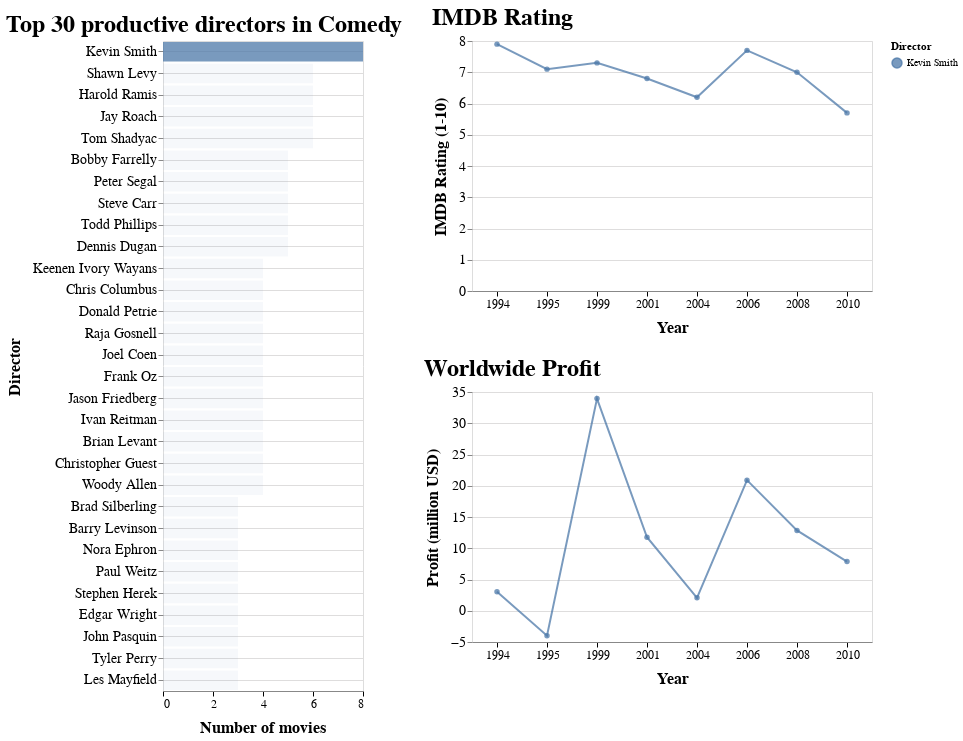

Notebook code cell kept with this figure:
### Code cell
make_plot(genre = 'Comedy')

### Figure 1 — Vega-Lite specification as saved in the notebook (floating-point values rounded to 4 significant figures)
{"$schema": "https://vega.github.io/schema/vega-lite/v3.4.0.json", "config": {"axisX": {"domain": true, "domainWidth": 1, "grid": false, "gridColor": "#DEDDDD", "labelAngle": 0, "labelFont": "Arial", "labelFontSize": 12, "tickColor": "#000000", "tickSize": 5, "title": "X Axis Title (units)", "titleFont": "Arial", "titleFontSize": 16, "titlePadding": 10}, "axisY": {"domain": false, "grid": true, "gridColor": "#DEDDDD", "gridWidth": 1, "labelAngle": 0, "labelFont": "Arial", "labelFontSize": 14, "title": "Y Axis Title (units)", "titleFont": "Arial", "titleFontSize": 16, "titlePadding": 10}, "title": {"anchor": "start", "font": "Arial", "fontColor": "#000000", "fontSize": 24}, "view": {"height": 300, "width": 400}}, "datasets": {"data-1de48c468e58f005d5bb31c1f5b9267d": [{"Count": 8, "Director": "Kevin Smith", "Major_Genre": "Comedy"}, {"Count": 6, "Director": "Shawn Levy", "Major_Genre": "Comedy"}, {"Count": 6, "Director": "Harold Ramis", "Major_Genre": "Comedy"}, {"Count": 6, "Director": "Jay Roach", "Major_Genre": "Comedy"}, {"Count": 6, "Director": "Tom Shadyac", "Major_Genre": "Comedy"}, {"Count": 5, "Director": "Bobby Farrelly", "Major_Genre": "Comedy"}, {"Count": 5, "Director": "Peter Segal", "Major_Genre": "Comedy"}, {"Count": 5, "Director": "Steve Carr", "Major_Genre": "Comedy"}, {"Count": 5, "Director": "Todd Phillips", "Major_Genre": "Comedy"}, {"Count": 5, "Director": "Dennis Dugan", "Major_Genre": "Comedy"}, {"Count": 4, "Director": "Keenen Ivory Wayans", "Major_Genre": "Comedy"}, {"Count": 4, "Director": "Chris Columbus", "Major_Genre": "Comedy"}, {"Count": 4, "Director": "Donald Petrie", "Major_Genre": "Comedy"}, {"Count": 4, "Director": "Raja Gosnell", "Major_Genre": "Comedy"}, {"Count": 4, "Director": "Joel Coen", "Major_Genre": "Comedy"}, {"Count": 4, "Director": "Frank Oz", "Major_Genre": "Comedy"}, {"Count": 4, "Director": "Jason Friedberg", "Major_Genre": "Comedy"}, {"Count": 4, "Director": "Ivan Reitman", "Major_Genre": "Comedy"}, {"Count": 4, "Director": "Brian Levant", "Major_Genre": "Comedy"}, {"Count": 4, "Director": "Christopher Guest", "Major_Genre": "Comedy"}, {"Count": 4, "Director": "Woody Allen", "Major_Genre": "Comedy"}, {"Count": 3, "Director": "Brad Silberling", "Major_Genre": "Comedy"}, {"Count": 3, "Director": "Barry Levinson", "Major_Genre": "Comedy"}, {"Count": 3, "Director": "Nora Ephron", "Major_Genre": "Comedy"}, {"Count": 3, "Director": "Paul Weitz", "Major_Genre": "Comedy"}, {"Count": 3, "Director": "Stephen Herek", "Major_Genre": "Comedy"}, {"Count": 3, "Director": "Edgar Wright", "Major_Genre": "Comedy"}, {"Count": 3, "Director": "John Pasquin", "Major_Genre": "Comedy"}, {"Count": 3, "Director": "Tyler Perry", "Major_Genre": "Comedy"}, {"Count": 3, "Director": "Les Mayfield", "Major_Genre": "Comedy"}], "data-b2b71579100f23351480873e3c0777b7": [{"Count": 6, "Director": "Tom Shadyac", "IMDB_Rating": 6.6, "MPAA_Rating": "PG-13", "Major_Genre": "Comedy", "Profit_Million": 95.22, "Title": "Ace Ventura: Pet Detective", "Year": 1994}, {"Count": 6, "Director": "Tom Shadyac", "IMDB_Rating": 5.6, "MPAA_Rating": "PG-13", "Major_Genre": "Comedy", "Profit_Million": 218.8, "Title": "The Nutty Professor", "Year": 1996}, {"Count": 6, "Director": "Tom Shadyac", "IMDB_Rating": 5.5, "MPAA_Rating": "PG", "Major_Genre": "Comedy", "Profit_Million": -1.781, "Title": "Evan Almighty", "Year": 2007}, {"Count": 6, "Director": "Tom Shadyac", "IMDB_Rating": 6.6, "MPAA_Rating": "PG-13", "Major_Genre": "Comedy", "Profit_Million": 404.0, "Title": "Bruce Almighty", "Year": 2003}, {"Count": 6, "Director": "Tom Shadyac", "IMDB_Rating": 6.7, "MPAA_Rating": "PG-13", "Major_Genre": "Comedy", "Profit_Million": 257.7, "Title": "Liar Liar", "Year": 1997}, {"Count": 6, "Director": "Tom Shadyac", "IMDB_Rating": 6.3, "MPAA_Rating": "PG-13", "Major_Genre": "Comedy", "Profit_Million": 152.2, "Title": "Patch Adams", "Year": 1998}, {"Count": 8, "Director": "Kevin Smith", "IMDB_Rating": 7.9, "MPAA_Rating": "R", "Major_Genre": "Comedy", "Profit_Million": 3.046, "Title": "Clerks", "Year": 1994}, {"Count": 8, "Director": "Kevin Smith", "IMDB_Rating": 7.1, "MPAA_Rating": "R", "Major_Genre": "Comedy", "Profit_Million": -3.992, "Title": "Mallrats", "Year": 1995}, {"Count": 8, "Director": "Kevin Smith", "IMDB_Rating": 5.7, "MPAA_Rating": "R", "Major_Genre": "Comedy", "Profit_Million": 7.875, "Title": "Cop Out", "Year": 2010}, {"Count": 8, "Director": "Kevin Smith", "IMDB_Rating": 7.7, "MPAA_Rating": "R", "Major_Genre": "Comedy", "Profit_Million": 20.89, "Title": "Clerks II", "Year": 2006}, {"Count": 8, "Director": "Kevin Smith", "IMDB_Rating": 7.3, "MPAA_Rating": "R", "Major_Genre": "Comedy", "Profit_Million": 33.95, "Title": "Dogma", "Year": 1999}, {"Count": 8, "Director": "Kevin Smith", "IMDB_Rating": 6.2, "MPAA_Rating": "PG-13", "Major_Genre": "Comedy", "Profit_Million": 2.066, "Title": "Jersey Girl", "Year": 2004}, {"Count": 8, "Director": "Kevin Smith", "IMDB_Rating": 6.8, "MPAA_Rating": "R", "Major_Genre": "Comedy", "Profit_Million": 11.76, "Title": "Jay and Silent Bob Strike Back", "Year": 2001}, {"Count": 8, "Director": "Kevin Smith", "IMDB_Rating": 7, "MPAA_Rating": "R", "Major_Genre": "Comedy", "Profit_Million": 12.85, "Title": "Zack and Miri Make a Porno", "Year": 2008}, {"Count": 3, "Director": "Brad Silberling", "IMDB_Rating": 5.7, "MPAA_Rating": "PG", "Major_Genre": "Comedy", "Profit_Million": 227.3, "Title": "Casper", "Year": 1995}, {"Count": 3, "Director": "Brad Silberling", "IMDB_Rating": 5.3, "MPAA_Rating": "PG-13", "Major_Genre": "Comedy", "Profit_Million": -30.45, "Title": "Land of the Lost", "Year": 2009}, {"Count": 3, "Director": "Brad Silberling", "IMDB_Rating": 6.9, "MPAA_Rating": "PG", "Major_Genre": "Comedy", "Profit_Million": 101.6, "Title": "Lemony Snicket's A Series of Unfortunate Events", "Year": 2004}, {"Count": 5, "Director": "Bobby Farrelly", "IMDB_Rating": 7.2, "MPAA_Rating": "PG-13", "Major_Genre": "Comedy", "Profit_Million": 230.4, "Title": "Dumb & Dumber", "Year": 1994}, {"Count": 5, "Director": "Bobby Farrelly", "IMDB_Rating": 6.7, "MPAA_Rating": "R", "Major_Genre": "Comedy", "Profit_Million": 7.223, "Title": "Kingpin", "Year": 1996}, {"Count": 5, "Director": "Bobby Farrelly", "IMDB_Rating": 6.3, "MPAA_Rating": "PG-13", "Major_Genre": "Comedy", "Profit_Million": 10.07, "Title": "Fever Pitch", "Year": 2005}, {"Count": 5, "Director": "Bobby Farrelly", "IMDB_Rating": 6, "MPAA_Rating": "PG", "Major_Genre": "Comedy", "Profit_Million": -56.4, "Title": "Osmosis Jones", "Year": 2001}, {"Count": 5, "Director": "Bobby Farrelly", "IMDB_Rating": 5.9, "MPAA_Rating": "PG-13", "Major_Genre": "Comedy", "Profit_Million": 8.537, "Title": "Stuck On You", "Year": 2003}, {"Count": 4, "Director": "Brian Levant", "IMDB_Rating": 4.6, "MPAA_Rating": "PG", "Major_Genre": "Comedy", "Profit_Million": 313.5, "Title": "The Flintstones", "Year": 1994}, {"Count": 4, "Director": "Brian Levant", "IMDB_Rating": 4.9, "MPAA_Rating": "PG", "Major_Genre": "Comedy", "Profit_Million": 69.83, "Title": "Jingle All the Way", "Year": 1996}, {"Count": 4, "Director": "Brian Levant", "IMDB_Rating": 4.9, "MPAA_Rating": "PG", "Major_Genre": "Comedy", "Profit_Million": 83.01, "Title": "Snow Dogs", "Year": 2002}, {"Count": 4, "Director": "Brian Levant", "IMDB_Rating": 3.3, "MPAA_Rating": "PG", "Major_Genre": "Comedy", "Profit_Million": 1.431, "Title": "The Flintstones in Viva Rock Vegas", "Year": 2000}, {"Count": 4, "Director": "Ivan Reitman", "IMDB_Rating": 6.8, "MPAA_Rating": "PG", "Major_Genre": "Comedy", "Profit_Million": 261.6, "Title": "Ghostbusters", "Year": 1984}, {"Count": 4, "Director": "Ivan Reitman", "IMDB_Rating": 6.8, "MPAA_Rating": "R", "Major_Genre": "Comedy", "Profit_Million": 75.3, "Title": "Stripes", "Year": 1981}, {"Count": 4, "Director": "Ivan Reitman", "IMDB_Rating": 5.9, "MPAA_Rating": "PG-13", "Major_Genre": "Comedy", "Profit_Million": 18.34, "Title": "Evolution", "Year": 2001}, {"Count": 4, "Director": "Ivan Reitman", "IMDB_Rating": 4.8, "MPAA_Rating": "PG-13", "Major_Genre": "Comedy", "Profit_Million": -49.32, "Title": "Father's Day", "Year": 1997}, {"Count": 6, "Director": "Harold Ramis", "IMDB_Rating": 8.2, "MPAA_Rating": "PG", "Major_Genre": "Comedy", "Profit_Million": 56.31, "Title": "Groundhog Day", "Year": 1993}, {"Count": 6, "Director": "Harold Ramis", "IMDB_Rating": 5.7, "MPAA_Rating": "PG-13", "Major_Genre": "Comedy", "Profit_Million": -24.87, "Title": "Multiplicity", "Year": 1996}, {"Count": 6, "Director": "Harold Ramis", "IMDB_Rating": 5.6, "MPAA_Rating": "R", "Major_Genre": "Comedy", "Profit_Million": -5.005, "Title": "Analyze That", "Year": 2002}, {"Count": 6, "Director": "Harold Ramis", "IMDB_Rating": 6.6, "MPAA_Rating": "R", "Major_Genre": "Comedy", "Profit_Million": 146.9, "Title": "Analyze This", "Year": 1999}, {"Count": 6, "Director": "Harold Ramis", "IMDB_Rating": 5.9, "MPAA_Rating": "PG-13", "Major_Genre": "Comedy", "Profit_Million": 42.38, "Title": "Bedazzled", "Year": 2000}, {"Count": 6, "Director": "Harold Ramis", "IMDB_Rating": 5, "MPAA_Rating": "PG-13", "Major_Genre": "Comedy", "Profit_Million": -2.395, "Title": "Year One", "Year": 2009}, {"Count": 4, "Director": "Chris Columbus", "IMDB_Rating": 5.8, "MPAA_Rating": "PG", "Major_Genre": "Comedy", "Profit_Million": 339.0, "Title": "Home Alone 2: Lost in New York", "Year": 1992}, {"Count": 4, "Director": "Chris Columbus", "IMDB_Rating": 7, "MPAA_Rating": "PG", "Major_Genre": "Comedy", "Profit_Million": 461.7, "Title": "Home Alone", "Year": 1990}, {"Count": 4, "Director": "Chris Columbus", "IMDB_Rating": 6.6, "MPAA_Rating": "PG-13", "Major_Genre": "Comedy", "Profit_Million": 416.3, "Title": "Mrs. Doubtfire", "Year": 1993}, {"Count": 4, "Director": "Chris Columbus", "IMDB_Rating": 5.9, "MPAA_Rating": "PG-13", "Major_Genre": "Comedy", "Profit_Million": -1.617, "Title": "I Love You, Beth Cooper", "Year": 2009}, {"Count": 5, "Director": "Dennis Dugan", "IMDB_Rating": 6.9, "MPAA_Rating": "PG-13", "Major_Genre": "Comedy", "Profit_Million": 28.62, "Title": "Happy Gilmore", "Year": 1996}, {"Count": 5, "Director": "Dennis Dugan", "IMDB_Rating": 4.7, "MPAA_Rating": "PG-13", "Major_Genre": "Comedy", "Profit_Million": 204.8, "Title": "Big Daddy", "Year": 1999}, {"Count": 5, "Director": "Dennis Dugan", "IMDB_Rating": 5.4, "MPAA_Rating": "PG-13", "Major_Genre": "Comedy", "Profit_Million": 29.84, "Title": "The Benchwarmers", "Year": 2006}, {"Count": 5, "Director": "Dennis Dugan", "IMDB_Rating": 6.1, "MPAA_Rating": "PG-13", "Major_Genre": "Comedy", "Profit_Million": 100.7, "Title": "I Now Pronounce You Chuck and Larry", "Year": 2007}, {"Count": 5, "Director": "Dennis Dugan", "IMDB_Rating": 5.6, "MPAA_Rating": "R", "Major_Genre": "Comedy", "Profit_Million": -2.648, "Title": "Saving Silverman", "Year": 2001}, {"Count": 4, "Director": "Joel Coen", "IMDB_Rating": 7.4, "MPAA_Rating": "PG", "Major_Genre": "Comedy", "Profit_Million": -25.06, "Title": "The Hudsucker Proxy", "Year": 1994}, {"Count": 4, "Director": "Joel Coen", "IMDB_Rating": 7.2, "MPAA_Rating": "R", "Major_Genre": "Comedy", "Profit_Million": 23.71, "Title": "A Serious Man", "Year": 2009}, {"Count": 4, "Director": "Joel Coen", "IMDB_Rating": 8.2, "MPAA_Rating": "R", "Major_Genre": "Comedy", "Profit_Million": 31.19, "Title": "The Big Lebowski", "Year": 1998}, {"Count": 4, "Director": "Joel Coen", "IMDB_Rating": 6.2, "MPAA_Rating": "R", "Major_Genre": "Comedy", "Profit_Million": 42.69, "Title": "The Ladykillers", "Year": 2004}, {"Count": 3, "Director": "Stephen Herek", "IMDB_Rating": 5.9, "MPAA_Rating": "PG", "Major_Genre": "Comedy", "Profit_Million": 40.75, "Title": "The Mighty Ducks", "Year": 1992}, {"Count": 3, "Director": "Stephen Herek", "IMDB_Rating": 4.7, "MPAA_Rating": "PG", "Major_Genre": "Comedy", "Profit_Million": -47.93, "Title": "Holy Man", "Year": 1998}, {"Count": 3, "Director": "Stephen Herek", "IMDB_Rating": 4.2, "MPAA_Rating": "PG-13", "Major_Genre": "Comedy", "Profit_Million": -27.9, "Title": "Man of the House", "Year": 2005}, {"Count": 5, "Director": "Peter Segal", "IMDB_Rating": 6.1, "MPAA_Rating": "PG-13", "Major_Genre": "Comedy", "Profit_Million": 21.04, "Title": "Naked Gun 33 1/3: The Final Insult", "Year": 1994}, {"Count": 5, "Director": "Peter Segal", "IMDB_Rating": 6.1, "MPAA_Rating": "PG-13", "Major_Genre": "Comedy", "Profit_Million": 139.7, "Title": "Anger Management", "Year": 2003}, {"Count": 5, "Director": "Peter Segal", "IMDB_Rating": 6.2, "MPAA_Rating": "PG-13", "Major_Genre": "Comedy", "Profit_Million": 108.3, "Title": "The Longest Yard", "Year": 2005}, {"Count": 5, "Director": "Peter Segal", "IMDB_Rating": 6.3, "MPAA_Rating": "PG-13", "Major_Genre": "Comedy", "Profit_Million": 0.8318, "Title": "My Fellow Americans", "Year": 1996}, {"Count": 5, "Director": "Peter Segal", "IMDB_Rating": 4.3, "MPAA_Rating": "PG-13", "Major_Genre": "Comedy", "Profit_Million": 77.6, "Title": "Nutty Professor II: The Klumps", "Year": 2000}, {"Count": 4, "Director": "Donald Petrie", "IMDB_Rating": 4.7, "MPAA_Rating": "PG", "Major_Genre": "Comedy", "Profit_Million": -1.912, "Title": "Ri¢hie Ri¢h", "Year": 1994}, {"Count": 4, "Director": "Donald Petrie", "IMDB_Rating": 6.1, "MPAA_Rating": "PG-13", "Major_Genre": "Comedy", "Profit_Million": 167.1, "Title": "Miss Congeniality", "Year": 2000}, {"Count": 4, "Director": "Donald Petrie", "IMDB_Rating": 5.2, "MPAA_Rating": "PG-13", "Major_Genre": "Comedy", "Profit_Million": -11.53, "Title": "Welcome to Mooseport", "Year": 2004}, {"Count": 4, "Director": "Donald Petrie", "IMDB_Rating": 4.5, "MPAA_Rating": "PG", "Major_Genre": "Comedy", "Profit_Million": -23.15, "Title": "My Favorite Martian", "Year": 1999}, {"Count": 3, "Director": "John Pasquin", "IMDB_Rating": 6.1, "MPAA_Rating": "PG", "Major_Genre": "Comedy", "Profit_Million": 167.8, "Title": "The Santa Clause", "Year": 1994}, {"Count": 3, "Director": "John Pasquin", "IMDB_Rating": 5.3, "MPAA_Rating": "PG", "Major_Genre": "Comedy", "Profit_Million": -13.48, "Title": "Joe Somebody", "Year": 2001}, {"Count": 3, "Director": "John Pasquin", "IMDB_Rating": 4.7, "MPAA_Rating": "PG-13", "Major_Genre": "Comedy", "Profit_Million": 41.38, "Title": "Miss Congeniality 2: Armed and Fabulous", "Year": 2005}, {"Count": 4, "Director": "Christopher Guest", "IMDB_Rating": 7.4, "MPAA_Rating": "R", "Major_Genre": "Comedy", "Profit_Million": -1.077, "Title": "Waiting for Guffman", "Year": 1997}, {"Count": 4, "Director": "Christopher Guest", "IMDB_Rating": 7.4, "MPAA_Rating": "PG-13", "Major_Genre": "Comedy", "Profit_Million": 14.7, "Title": "Best in Show", "Year": 2000}, {"Count": 4, "Director": "Christopher Guest", "IMDB_Rating": 6.2, "MPAA_Rating": "PG-13", "Major_Genre": "Comedy", "Profit_Million": -6.45, "Title": "For Your Consideration", "Year": 2006}, {"Count": 4, "Director": "Christopher Guest", "IMDB_Rating": 7.2, "MPAA_Rating": "PG-13", "Major_Genre": "Comedy", "Profit_Million": 12.55, "Title": "A Mighty Wind", "Year": 2003}, {"Count": 3, "Director": "Paul Weitz", "IMDB_Rating": 6.9, "MPAA_Rating": "R", "Major_Genre": "Comedy", "Profit_Million": 222.8, "Title": "American Pie", "Year": 1999}, {"Count": 3, "Director": "Paul Weitz", "IMDB_Rating": 5, "MPAA_Rating": "PG-13", "Major_Genre": "Comedy", "Profit_Million": 41.17, "Title": "Down to Earth", "Year": 2001}, {"Count": 3, "Director": "Paul Weitz", "IMDB_Rating": 6.8, "MPAA_Rating": "PG-13", "Major_Genre": "Comedy", "Profit_Million": 37.49, "Title": "In Good Company", "Year": 2004}, {"Count": 6, "Director": "Jay Roach", "IMDB_Rating": 6.6, "MPAA_Rating": "PG-13", "Major_Genre": "Comedy", "Profit_Million": 274.6, "Title": "Austin Powers: The Spy Who Shagged Me", "Year": 1999}, {"Count": 6, "Director": "Jay Roach", "IMDB_Rating": 6.2, "MPAA_Rating": "PG-13", "Major_Genre": "Comedy", "Profit_Million": 229.7, "Title": "Austin Powers in Goldmember", "Year": 2002}, {"Count": 6, "Director": "Jay Roach", "IMDB_Rating": 7.1, "MPAA_Rating": "PG-13", "Major_Genre": "Comedy", "Profit_Million": 49.68, "Title": "Austin Powers: International Man of Mystery", "Year": 1997}, {"Count": 6, "Director": "Jay Roach", "IMDB_Rating": 6.4, "MPAA_Rating": "PG-13", "Major_Genre": "Comedy", "Profit_Million": 456.6, "Title": "Meet the Fockers", "Year": 2004}, {"Count": 6, "Director": "Jay Roach", "IMDB_Rating": 7, "MPAA_Rating": "PG-13", "Major_Genre": "Comedy", "Profit_Million": 246.5, "Title": "Meet the Parents", "Year": 2000}, {"Count": 6, "Director": "Jay Roach", "IMDB_Rating": 5.5, "MPAA_Rating": "R", "Major_Genre": "Comedy", "Profit_Million": -19.11, "Title": "Mystery, Alaska", "Year": 1999}, {"Count": 6, "Director": "Shawn Levy", "IMDB_Rating": 5.2, "MPAA_Rating": "PG", "Major_Genre": "Comedy", "Profit_Million": 37.38, "Title": "Big Fat Liar", "Year": 2002}, {"Count": 6, "Director": "Shawn Levy", "IMDB_Rating": 5.6, "MPAA_Rating": "PG", "Major_Genre": "Comedy", "Profit_Million": 149.7, "Title": "Cheaper by the Dozen", "Year": 2003}, {"Count": 6, "Director": "Shawn Levy", "IMDB_Rating": 6.5, "MPAA_Rating": "PG-13", "Major_Genre": "Comedy", "Profit_Million": 97.25, "Title": "Date Night", "Year": 2010}, {"Count": 6, "Director": "Shawn Levy", "IMDB_Rating": 6.4, "MPAA_Rating": "PG", "Major_Genre": "Comedy", "Profit_Million": 464.5, "Title": "Night at the Museum", "Year": 2006}, {"Count": 6, "Director": "Shawn Levy", "IMDB_Rating": 5.9, "MPAA_Rating": "PG", "Major_Genre": "Comedy", "Profit_Million": 263.1, "Title": "Night at the Museum: Battle of the Smithsonian", "Year": 2009}, {"Count": 6, "Director": "Shawn Levy", "IMDB_Rating": 5.1, "MPAA_Rating": "PG", "Major_Genre": "Comedy", "Profit_Million": 78.93, "Title": "The Pink Panther", "Year": 2006}, {"Count": 4, "Director": "Raja Gosnell", "IMDB_Rating": 4.7, "MPAA_Rating": "PG-13", "Major_Genre": "Comedy", "Profit_Million": 140.6, "Title": "Big Momma's House", "Year": 2000}, {"Count": 4, "Director": "Raja Gosnell", "IMDB_Rating": 4.8, "MPAA_Rating": "PG", "Major_Genre": "Comedy", "Profit_Million": 156.2, "Title": "Scooby-Doo 2: Monsters Unleashed", "Year": 2004}, {"Count": 4, "Director": "Raja Gosnell", "IMDB_Rating": 4.7, "MPAA_Rating": "PG", "Major_Genre": "Comedy", "Profit_Million": 192.3, "Title": "Scooby-Doo", "Year": 2002}, {"Count": 4, "Director": "Raja Gosnell", "IMDB_Rating": 7.6, "MPAA_Rating": "PG", "Major_Genre": "Comedy", "Profit_Million": 27.36, "Title": "Yours, Mine and Ours", "Year": 2005}, {"Count": 3, "Director": "Barry Levinson", "IMDB_Rating": 6.5, "MPAA_Rating": "PG-13", "Major_Genre": "Comedy", "Profit_Million": -3.477, "Title": "Bandits", "Year": 2001}, {"Count": 3, "Director": "Barry Levinson", "IMDB_Rating": 4.6, "MPAA_Rating": "PG-13", "Major_Genre": "Comedy", "Profit_Million": -5.434, "Title": "Envy", "Year": 2004}, {"Count": 3, "Director": "Barry Levinson", "IMDB_Rating": 5.9, "MPAA_Rating": "R", "Major_Genre": "Comedy", "Profit_Million": -24.59, "Title": "What Just Happened", "Year": 2008}, {"Count": 4, "Director": "Frank Oz", "IMDB_Rating": 6.4, "MPAA_Rating": "PG-13", "Major_Genre": "Comedy", "Profit_Million": 43.7, "Title": "Bowfinger", "Year": 1999}, {"Count": 4, "Director": "Frank Oz", "IMDB_Rating": 5.1, "MPAA_Rating": "R", "Major_Genre": "Comedy", "Profit_Million": 14.74, "Title": "Death at a Funeral", "Year": 2007}, {"Count": 4, "Director": "Frank Oz", "IMDB_Rating": 6.1, "MPAA_Rating": "PG-13", "Major_Genre": "Comedy", "Profit_Million": 48.23, "Title": "In & Out", "Year": 1997}, {"Count": 4, "Director": "Frank Oz", "IMDB_Rating": 5.1, "MPAA_Rating": "PG-13", "Major_Genre": "Comedy", "Profit_Million": -3.778, "Title": "The Stepford Wives", "Year": 2004}, {"Count": 3, "Director": "Nora Ephron", "IMDB_Rating": 4.8, "MPAA_Rating": "PG-13", "Major_Genre": "Comedy", "Profit_Million": 51.41, "Title": "Bewitched", "Year": 2005}, {"Count": 3, "Director": "Nora Ephron", "IMDB_Rating": 7.2, "MPAA_Rating": "PG-13", "Major_Genre": "Comedy", "Profit_Million": 86.65, "Title": "Julie & Julia", "Year": 2009}, {"Count": 3, "Director": "Nora Ephron", "IMDB_Rating": 4.9, "MPAA_Rating": "R", "Major_Genre": "Comedy", "Profit_Million": -54.99, "Title": "Lucky Numbers", "Year": 2000}, {"Count": 4, "Director": "Woody Allen", "IMDB_Rating": 6.1, "MPAA_Rating": "R", "Major_Genre": "Comedy", "Profit_Million": -5.8, "Title": "Celebrity", "Year": 1998}, {"Count": 4, "Director": "Woody Allen", "IMDB_Rating": 6.7, "MPAA_Rating": "PG-13", "Major_Genre": "Comedy", "Profit_Million": -7.503, "Title": "The Curse of the Jade Scorpion", "Year": 2001}, {"Count": 4, "Director": "Woody Allen", "IMDB_Rating": 7.4, "MPAA_Rating": "PG-13", "Major_Genre": "Comedy", "Profit_Million": 61.21, "Title": "Vicky Cristina Barcelona", "Year": 2008}, {"Count": 4, "Director": "Woody Allen", "IMDB_Rating": 6.5, "MPAA_Rating": "PG", "Major_Genre": "Comedy", "Profit_Million": 11.93, "Title": "Small Time Crooks", "Year": 2000}, {"Count": 3, "Director": "Les Mayfield", "IMDB_Rating": 4, "MPAA_Rating": "PG-13", "Major_Genre": "Comedy", "Profit_Million": -11.86, "Title": "Code Name: The Cleaner", "Year": 2007}, {"Count": 3, "Director": "Les Mayfield", "IMDB_Rating": 4.6, "MPAA_Rating": "PG", "Major_Genre": "Comedy", "Profit_Million": 97.99, "Title": "Flubber", "Year": 1997}, {"Count": 3, "Director": "Les Mayfield", "IMDB_Rating": 5.4, "MPAA_Rating": "PG-13", "Major_Genre": "Comedy", "Profit_Million": -9.606, "Title": "The Man", "Year": 2005}, {"Count": 5, "Director": "Steve Carr", "IMDB_Rating": 5.5, "MPAA_Rating": "PG", "Major_Genre": "Comedy", "Profit_Million": 104.3, "Title": "Daddy Day Care", "Year": 2003}, {"Count": 5, "Director": "Steve Carr", "IMDB_Rating": 6, "MPAA_Rating": "PG", "Major_Genre": "Comedy", "Profit_Million": 104.1, "Title": "Doctor Dolittle 2", "Year": 2001}, {"Count": 5, "Director": "Steve Carr", "IMDB_Rating": 5.3, "MPAA_Rating": "R", "Major_Genre": "Comedy", "Profit_Million": 50.18, "Title": "Next Friday", "Year": 2000}, {"Count": 5, "Director": "Steve Carr", "IMDB_Rating": 5.3, "MPAA_Rating": "PG", "Major_Genre": "Comedy", "Profit_Million": 154.4, "Title": "Paul Blart: Mall Cop", "Year": 2009}, {"Count": 5, "Director": "Steve Carr", "IMDB_Rating": 4.7, "MPAA_Rating": "PG", "Major_Genre": "Comedy", "Profit_Million": -27.51, "Title": "Rebound", "Year": 2005}, {"Count": 4, "Director": "Jason Friedberg", "IMDB_Rating": 2.6, "MPAA_Rating": "PG-13", "Major_Genre": "Comedy", "Profit_Million": 64.55, "Title": "Date Movie", "Year": 2006}, {"Count": 4, "Director": "Jason Friedberg", "IMDB_Rating": 1.7, "MPAA_Rating": "PG-13", "Major_Genre": "Comedy", "Profit_Million": 14.69, "Title": "Disaster Movie", "Year": 2008}, {"Count": 4, "Director": "Jason Friedberg", "IMDB_Rating": 2.2, "MPAA_Rating": "PG-13", "Major_Genre": "Comedy", "Profit_Million": 66.86, "Title": "Epic Movie", "Year": 2007}, {"Count": 4, "Director": "Jason Friedberg", "IMDB_Rating": 2.4, "MPAA_Rating": "PG-13", "Major_Genre": "Comedy", "Profit_Million": 54.65, "Title": "Meet the Spartans", "Year": 2008}, {"Count": 3, "Director": "Tyler Perry", "IMDB_Rating": 3.9, "MPAA_Rating": "PG-13", "Major_Genre": "Comedy", "Profit_Million": 53.31, "Title": "Madea's Family Reunion", "Year": 2006}, {"Count": 3, "Director": "Tyler Perry", "IMDB_Rating": 3.1, "MPAA_Rating": "PG-13", "Major_Genre": "Comedy", "Profit_Million": 21.98, "Title": "Meet the Browns", "Year": 2008}, {"Count": 3, "Director": "Tyler Perry", "IMDB_Rating": 3.1, "MPAA_Rating": "PG-13", "Major_Genre": "Comedy", "Profit_Million": 73.01, "Title": "Madea Goes To Jail", "Year": 2009}, {"Count": 5, "Director": "Todd Phillips", "IMDB_Rating": 7.9, "MPAA_Rating": "R", "Major_Genre": "Comedy", "Profit_Million": 430.1, "Title": "The Hangover", "Year": 2009}, {"Count": 5, "Director": "Todd Phillips", "IMDB_Rating": 6.2, "MPAA_Rating": "PG-13", "Major_Genre": "Comedy", "Profit_Million": 110.2, "Title": "Starsky & Hutch", "Year": 2004}, {"Count": 5, "Director": "Todd Phillips", "IMDB_Rating": 7, "MPAA_Rating": "R", "Major_Genre": "Comedy", "Profit_Million": 62.33, "Title": "Old School", "Year": 2003}, {"Count": 5, "Director": "Todd Phillips", "IMDB_Rating": 6.4, "MPAA_Rating": "R", "Major_Genre": "Comedy", "Profit_Million": 103.7, "Title": "Road Trip", "Year": 2000}, {"Count": 5, "Director": "Todd Phillips", "IMDB_Rating": 6, "MPAA_Rating": "PG-13", "Major_Genre": "Comedy", "Profit_Million": -2.192, "Title": "School for Scoundrels", "Year": 2006}, {"Count": 3, "Director": "Edgar Wright", "IMDB_Rating": 8, "MPAA_Rating": "R", "Major_Genre": "Comedy", "Profit_Million": 63.2, "Title": "Hot Fuzz", "Year": 2007}, {"Count": 3, "Director": "Edgar Wright", "IMDB_Rating": 8, "MPAA_Rating": "R", "Major_Genre": "Comedy", "Profit_Million": 24.63, "Title": "Shaun of the Dead", "Year": 2004}, {"Count": 3, "Director": "Edgar Wright", "IMDB_Rating": 8.1, "MPAA_Rating": "PG-13", "Major_Genre": "Comedy", "Profit_Million": -41.85, "Title": "Scott Pilgrim vs. The World", "Year": 2010}, {"Count": 4, "Director": "Keenen Ivory Wayans", "IMDB_Rating": 5.7, "MPAA_Rating": "PG-13", "Major_Genre": "Comedy", "Profit_Million": 37.64, "Title": "Little Man", "Year": 2006}, {"Count": 4, "Director": "Keenen Ivory Wayans", "IMDB_Rating": 4.7, "MPAA_Rating": "R", "Major_Genre": "Comedy", "Profit_Million": 96.19, "Title": "Scary Movie 2", "Year": 2001}, {"Count": 4, "Director": "Keenen Ivory Wayans", "IMDB_Rating": 6, "MPAA_Rating": "R", "Major_Genre": "Comedy", "Profit_Million": 258.2, "Title": "Scary Movie", "Year": 2000}, {"Count": 4, "Director": "Keenen Ivory Wayans", "IMDB_Rating": 5, "MPAA_Rating": "PG-13", "Major_Genre": "Comedy", "Profit_Million": 91.45, "Title": "White Chicks", "Year": 2004}]}, "hconcat": [{"data": {"name": "data-1de48c468e58f005d5bb31c1f5b9267d"}, "encoding": {"opacity": {"condition": {"selection": "selector003", "value": 0.75}, "value": 0.05}, "x": {"field": "Count", "title": "Number of movies", "type": "quantitative"}, "y": {"field": "Director", "sort": {"field": "Count:Q", "order": "ascending"}, "title": "Director", "type": "nominal"}}, "height": 650, "mark": "bar", "selection": {"selector003": {"fields": ["Director"], "init": {"Director": "Kevin Smith"}, "type": "multi"}}, "title": "Top 30 productive directors in Comedy", "width": 200}, {"data": {"name": "data-b2b71579100f23351480873e3c0777b7"}, "vconcat": [{"encoding": {"color": {"field": "Director", "type": "nominal"}, "opacity": {"condition": {"selection": "selector003", "value": 0.75}, "value": 0.05}, "tooltip": [{"field": "Title", "type": "nominal"}, {"field": "Major_Genre", "type": "nominal"}, {"field": "Director", "type": "nominal"}, {"field": "IMDB_Rating", "type": "quantitative"}], "x": {"axis": {"title": "Year"}, "field": "Year", "type": "ordinal"}, "y": {"axis": {"title": "IMDB Rating (1-10)"}, "field": "IMDB_Rating", "type": "quantitative"}}, "height": 250, "mark": {"point": true, "type": "line"}, "title": "IMDB Rating", "transform": [{"filter": {"selection": "selector003"}}], "width": 400}, {"encoding": {"color": {"field": "Director", "type": "nominal"}, "opacity": {"condition": {"selection": "selector003", "value": 0.75}, "value": 0.05}, "tooltip": [{"field": "Title", "type": "nominal"}, {"field": "Major_Genre", "type": "nominal"}, {"field": "Director", "type": "nominal"}, {"field": "IMDB_Rating", "type": "quantitative"}], "x": {"axis": {"title": "Year"}, "field": "Year", "type": "ordinal"}, "y": {"axis": {"title": "Profit (million USD)"}, "field": "Profit_Million", "scale": {"zero": false}, "type": "quantitative"}}, "height": 250, "mark": {"point": true, "type": "line"}, "title": "Worldwide Profit", "transform": [{"filter": {"selection": "selector003"}}], "width": 400}]}]}
